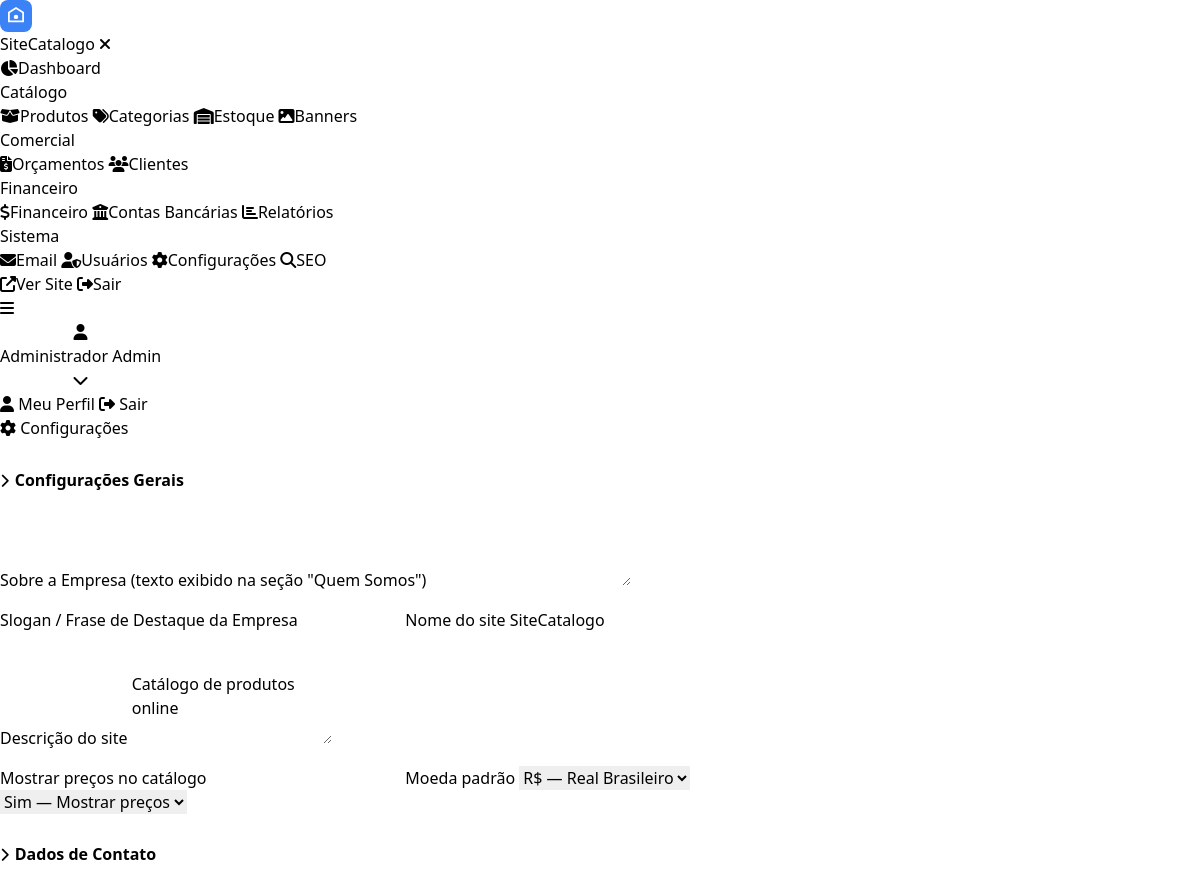
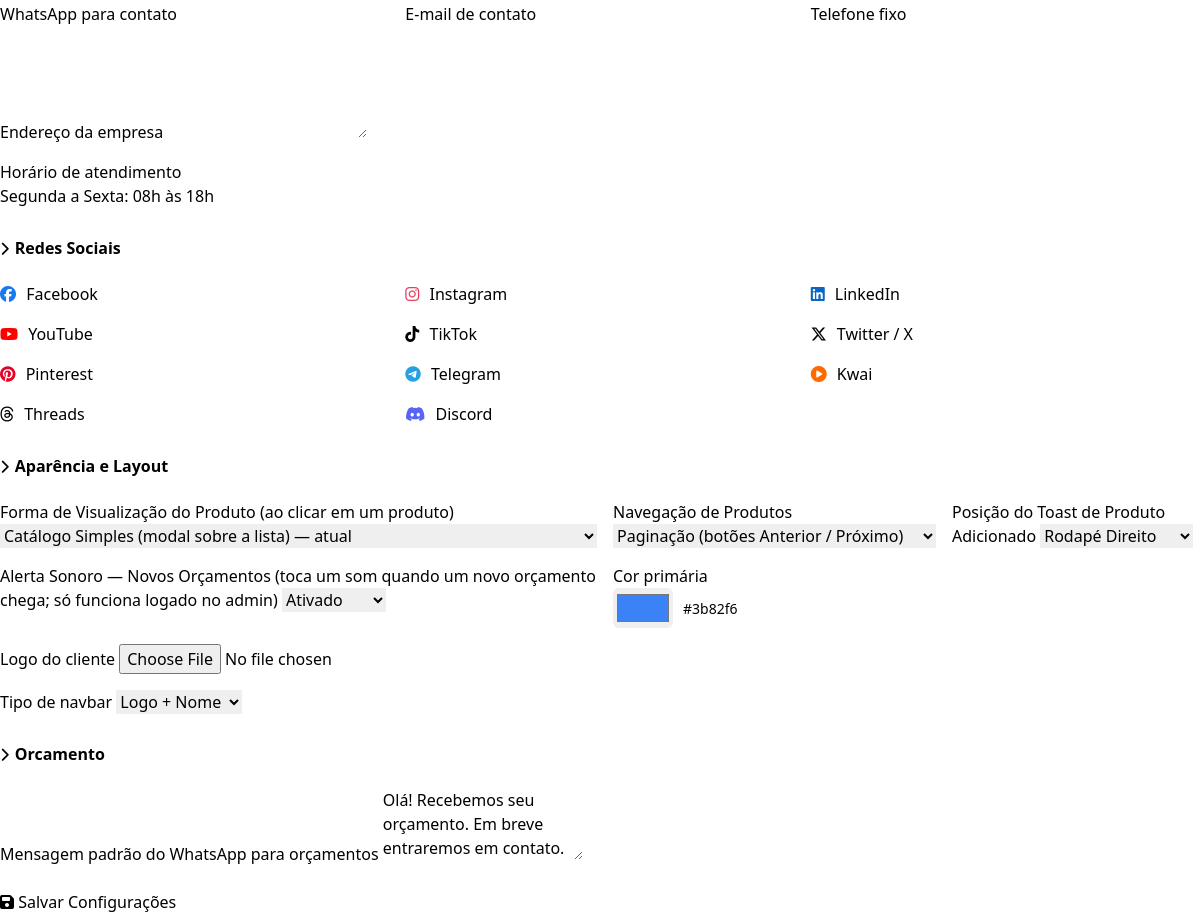
The app's page /admin/configuracoes.php (signed in) with its own data (2 pictures, top to bottom).
### tables this page shows
CREATE TABLE `sc_configuracoes` (
  `id` int(11) unsigned NOT NULL AUTO_INCREMENT,
  `chave` varchar(100) NOT NULL,
  `valor` text DEFAULT NULL,
  `descricao` varchar(255) DEFAULT NULL,
  `grupo` varchar(50) DEFAULT 'geral',
  `tipo` enum('text','textarea','file','select','number','color') DEFAULT 'text',
  `opcoes` text DEFAULT NULL COMMENT 'JSON para campos do tipo select',
  `ordem` int(11) DEFAULT 0,
  `ativo` tinyint(1) DEFAULT 1,
  `created_at` timestamp DEFAULT CURRENT_TIMESTAMP,
  `updated_at` timestamp DEFAULT CURRENT_TIMESTAMP ON UPDATE CURRENT_TIMESTAMP,
  PRIMARY KEY (`id`),
  UNIQUE KEY `uk_chave` (`chave`)
);

### includes/db.php (called while the page is built, shortened)
<?php
class Database {
    private static ?PDO $instance = null;
    public static function getInstance(): PDO {
        if (self::$instance === null) {
            try {
                self::$instance = new PDO(
                    "mysql:host=" . DB_HOST . ";dbname=" . DB_NAME . ";charset=utf8mb4",
                    DB_USER,
                    DB_PASS,
                    [
                        PDO::ATTR_ERRMODE            => PDO::ERRMODE_EXCEPTION,
                        PDO::ATTR_DEFAULT_FETCH_MODE => PDO::FETCH_ASSOC,
                        PDO::ATTR_EMULATE_PREPARES   => false,
                        PDO::MYSQL_ATTR_INIT_COMMAND => "SET NAMES utf8mb4 COLLATE utf8mb4_unicode_ci"
                    ]
                );
            } catch (PDOException $e) {
                die('Erro de conexão com o banco de dados: ' . $e->getMessage());
            }
        }
        return self::$instance;
    }
    public static function prefix(string $table): string {
        return (defined('DB_PREFIX') ? DB_PREFIX : 'sc_') . $table;
    }
}
function db(): PDO {
    return Database::getInstance();
}
function table(string $name): string {
    return Database::prefix($name);
}

### includes/functions.php (called while the page is built, shortened)
<?php
require_once __DIR__ . '/db.php';
function sanitize($data): string {
    return htmlspecialchars(strip_tags(trim((string)$data)), ENT_QUOTES, 'UTF-8');
}
function get_config(string $key, $default = null) {
    static $cache = [];
    if (isset($cache[$key])) return $cache[$key] ?? $default;
    try {
        $stmt = db()->prepare("SELECT valor FROM " . table('configuracoes') . " WHERE chave = ? AND ativo = 1 LIMIT 1");
        $stmt->execute([$key]);
        $result = $stmt->fetch();
        $cache[$key] = $result ? $result['valor'] : null;
        return $cache[$key] ?? $default;
    } catch (Exception $e) {
        return $default;
    }
}
function selected($current, $value): string {
    return $current == $value ? 'selected' : '';
}

### admin/configuracoes.php (the view, shortened to what this page needs)
<?php
require_once __DIR__ . '/includes/functions.php';
$configuracoes = db()->query("SELECT * FROM " . table('configuracoes') . " WHERE ativo = 1 AND grupo != 'email' AND grupo != 'seo' AND chave != 'categoria_layout' AND chave NOT IN ('toast_position','produtos_navegacao','empresa_sobre','empresa_slogan','alerta_sonoro_orcamento','produto_visualizacao') ORDER BY CASE WHEN grupo='geral' THEN 1 WHEN grupo='contato' THEN 2 WHEN grupo='social' THEN 3 WHEN grupo='aparencia' THEN 4 ELSE 5 END, ordem, id")->fetchAll();
$social_icons = [
    'facebook_url'  => ['fab fa-facebook', '#1877f2'],
    'instagram_url' => ['fab fa-instagram', '#e4405f'],
    'linkedin_url'  => ['fab fa-linkedin', '#0a66c2'],
    'youtube_url'   => ['fab fa-youtube', '#ff0000'],
    'tiktok_url'    => ['fab fa-tiktok', '#000000'],
    'twitter_url'   => ['fab fa-x-twitter', '#000000'],
    'pinterest_url' => ['fab fa-pinterest', '#e60023'],
    'telegram_url'  => ['fab fa-telegram', '#24a1de'],
    'kwai_url'      => ['fas fa-play-circle', '#ff6a00'],
    'threads_url'   => ['fab fa-threads', '#000000'],
    'discord_url'   => ['fab fa-discord', '#5865f2'],
    'snapchat_url'  => ['fab fa-snapchat', '#fffc00'],
];
$extra_fields = [
    [
        'chave'    => 'empresa_sobre',
        'descricao'=> 'Sobre a Empresa (texto exibido na seção "Quem Somos")',
        'grupo'    => 'geral',
        'tipo'     => 'textarea',
        'valor'    => get_config('empresa_sobre', ''),
        'ativo'    => 1,
    ],
    [
        'chave'    => 'empresa_slogan',
        'descricao'=> 'Slogan / Frase de Destaque da Empresa',
        'grupo'    => 'geral',
        'tipo'     => 'text',
        'valor'    => get_config('empresa_slogan', ''),
        'ativo'    => 1,
    ],
    [
        'chave' => 'produto_visualizacao',
        'descricao' => 'Forma de Visualização do Produto (ao clicar em um produto)',
        'grupo' => 'aparencia',
        'tipo' => 'select',
        'valor' => get_config('produto_visualizacao', 'modal'),
        'opcoes' => json_encode([
            'modal'             => 'Catálogo Simples (modal sobre a lista) — atual',
            'pagina_individual' => 'Página Individual do Produto (similar ao WooCommerce) — melhor para SEO',
        ]),
        'ativo' => 1,
    ],
    [
        'chave' => 'produtos_navegacao',
        'descricao' => 'Navegação de Produtos',
        'grupo' => 'aparencia',
        'tipo' => 'select',
        'valor' => get_config('produtos_navegacao', 'paginacao'),
        'opcoes' => json_encode([
            'paginacao'       => 'Paginação (botões Anterior / Próximo)',
            'scroll_infinito' => 'Scroll Infinito (carrega ao rolar a página)',
        ]),
        'ativo' => 1,
    ],
    [
        'chave' => 'toast_position',
        'descricao' => 'Posição do Toast de Produto Adicionado',
        'grupo' => 'aparencia',
        'tipo' => 'select',
        'valor' => get_config('toast_position', 'bottom-right'),
        'opcoes' => json_encode([
            'bottom-left'  => 'Rodapé Esquerdo',
            'bottom-center'=> 'Rodapé Centro',
            'bottom-right' => 'Rodapé Direito',
        ]),
        'ativo' => 1,
    ],
    [
        'chave' => 'alerta_sonoro_orcamento',
        'descricao' => 'Alerta Sonoro — Novos Orçamentos (toca um som quando um novo orçamento chega; só funciona logado no admin)',
        'grupo' => 'aparencia',
        'tipo' => 'select',
        'valor' => get_config('alerta_sonoro_orcamento', '1'),
        'opcoes' => json_encode([
            '1' => 'Ativado',
            '0' => 'Desativado',
        ]),
        'ativo' => 1,
    ],
];
$configuracoes = array_merge($configuracoes, $extra_fields);
usort($configuracoes, function($a, $b) {
    $order = ['geral' => 1, 'contato' => 2, 'social' => 3, 'aparencia' => 4];
    $oa = $order[$a['grupo']] ?? 5;
    $ob = $order[$b['grupo']] ?? 5;
    if ($oa !== $ob) return $oa - $ob;
    return ($a['ordem'] ?? 0) - ($b['ordem'] ?? 0);
});
require_once __DIR__ . '/includes/header.php';
?>
<div class="page-header">
    <h1><i class="fas fa-cog"></i> Configurações</h1>
</div>
<div class="card">
    <div class="card-body">
        <form method="POST" enctype="multipart/form-data">
            <?php
            $grupo_atual = '';
            foreach ($configuracoes as $cfg):
                if ($cfg['grupo'] !== $grupo_atual):
                    if ($grupo_atual !== '') echo '</div>';
                    $grupo_atual = $cfg['grupo'];
                    $grupo_nome = ['geral'=>'Configurações Gerais','contato'=>'Dados de Contato','social'=>'Redes Sociais','aparencia'=>'Aparência e Layout'][$grupo_atual] ?? ucfirst($grupo_atual);
            ?>
            <h3 style="margin:28px 0 14px;padding-bottom:8px;border-bottom:2px solid var(--gray-200);color:var(--gray-900);font-size:1rem;font-weight:700;">
                <i class="fas fa-chevron-right" style="color:var(--primary);margin-right:6px;font-size:0.875rem;"></i><?php echo $grupo_nome; ?>
            </h3>
            <div style="display:grid;grid-template-columns:repeat(3,1fr);gap:16px;">
            <?php endif; ?>
                <div class="form-group" style="<?php echo in_array($cfg['tipo'],['textarea','file'])?'grid-column:1/-1;':''; ?>">
                    <label>
                        <?php if ($cfg['grupo'] === 'social' && isset($social_icons[$cfg['chave']])):
                            [$ico, $cor] = $social_icons[$cfg['chave']]; ?>
                        <i class="<?php echo $ico; ?>" style="color:<?php echo $cor; ?>;margin-right:6px;font-size:1rem;"></i>
                        <?php endif; ?>
                        <?php echo sanitize($cfg['descricao'] ?: $cfg['chave']); ?>
                    </label>
                    <?php if ($cfg['tipo'] === 'textarea'): ?>
                    <textarea name="config[<?php echo $cfg['chave']; ?>]" rows="3"><?php echo sanitize($cfg['valor']); ?></textarea>
                    <?php elseif ($cfg['tipo'] === 'file'): ?>
                    <input type="file" name="config[<?php echo $cfg['chave']; ?>]" accept="image/*">
                    <?php elseif ($cfg['tipo'] === 'color'): ?>
                    <div style="display:flex;align-items:center;gap:10px;">
                        <input type="color" name="config[<?php echo $cfg['chave']; ?>]" value="<?php echo sanitize($cfg['valor']?:'#3b82f6'); ?>" style="width:60px;height:40px;padding:2px;border:1px solid var(--gray-200);border-radius:6px;">
                        <span style="font-size:0.875rem;color:var(--gray-500);"><?php echo sanitize($cfg['valor']); ?></span>
                    </div>
                    <?php elseif ($cfg['tipo'] === 'select' && !empty($cfg['opcoes'])): ?>
                    <select name="config[<?php echo $cfg['chave']; ?>]">
                        <?php foreach (json_decode($cfg['opcoes'],true)??[] as $v=>$l): ?>
                        <option value="<?php echo $v; ?>" <?php echo selected($cfg['valor'],$v); ?>><?php echo $l; ?></option>
                        <?php endforeach; ?>
                    </select>
                    <?php elseif ($cfg['tipo'] === 'number'): ?>
                    <input type="number" name="config[<?php echo $cfg['chave']; ?>]" value="<?php echo (int)$cfg['valor']; ?>">
                    <?php else: ?>
                    <input type="text" name="config[<?php echo $cfg['chave']; ?>]" value="<?php echo sanitize($cfg['valor']); ?>">
                    <?php endif; ?>
                </div>
            <?php endforeach; if ($grupo_atual) echo '</div>'; ?>
            <div class="form-actions" style="margin-top:24px;">
                <button type="submit" class="btn btn-primary btn-lg"><i class="fas fa-save"></i> Salvar Configurações</button>
            </div>
        </form>
    </div>
</div>
<?php require_once __DIR__ . '/includes/footer.php'; ?>

### records on screen
sc_configuracoes: grupo "Configurações Gerais", chave "Sobre a Empresa (texto exibido na seção \"Quem Somos\")", descricao "Descrição do site", chave+valor "Catálogo de produtos online"
sc_configuracoes: chave "Slogan / Frase de Destaque da Empresa", descricao "Nome do site", valor "SiteCatalogo"
sc_configuracoes: descricao "Mostrar preços no catálogo", opcoes+chave "Sim — Mostrar preços"
sc_configuracoes: descricao "Moeda padrão", opcoes+chave "R$ — Real Brasileiro"
sc_configuracoes: grupo "Dados de Contato", descricao "WhatsApp para contato"
sc_configuracoes: descricao "E-mail de contato"
sc_configuracoes: descricao "Telefone fixo"
sc_configuracoes: descricao "Endereço da empresa"
sc_configuracoes: descricao "Horário de atendimento", valor "Segunda a Sexta: 08h às 18h"
sc_configuracoes: grupo "Redes Sociais", descricao "Facebook"
sc_configuracoes: descricao "Instagram"
sc_configuracoes: descricao "LinkedIn"
sc_configuracoes: descricao "YouTube"
sc_configuracoes: descricao "TikTok"
sc_configuracoes: descricao "Twitter / X"
sc_configuracoes: descricao "Pinterest"
sc_configuracoes: descricao "Telegram"
sc_configuracoes: descricao "Kwai"
sc_configuracoes: descricao "Threads"
sc_configuracoes: descricao "Discord"
sc_configuracoes: grupo "Aparência e Layout", chave "Forma de Visualização do Produto (ao clicar em um produto)", chave "Navegação de Produtos", chave "Posição do Toast de Produto Adicionado", chave "Alerta Sonoro — Novos Orçamentos (toca um som quando um novo orçamento chega; só funciona logado no admin)", descricao "Tipo de navbar", opcoes+chave "Logo + Nome"
sc_configuracoes: descricao "Cor primária", valor "#3b82f6"
sc_configuracoes: descricao "Logo do cliente"
sc_configuracoes: grupo "Orcamento", descricao "Mensagem padrão do WhatsApp para orçamentos", chave+valor "Olá! Recebemos seu orçamento. Em breve entraremos em contato."

### other values on screen
$site_name "SiteCatalogo"
$admin_nome "Administrador"
$admin_nivel "Admin"
form field value "Catálogo Simples (modal sobre a lista) — atual"
form field value "Paginação (botões Anterior / Próximo)"
form field value "Rodapé Direito"
form field value "Ativado"
